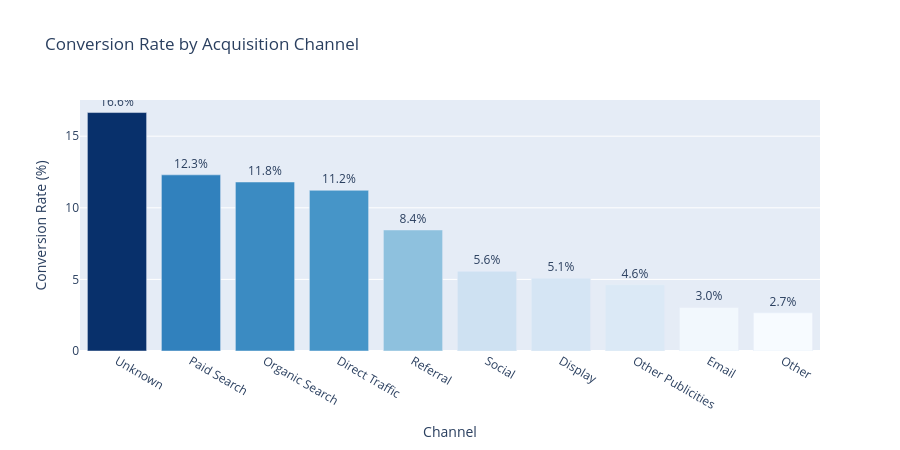

Notebook code cell kept with this figure:
### Markdown cell above
### 4.3 Conversion Rate by Origin Channel

### Code cell
cvr_by_origin = df.groupby('origin_clean').agg(
    total=('converted', 'count'),
    converted=('converted', 'sum')
).reset_index()
cvr_by_origin['cvr'] = (cvr_by_origin['converted'] / cvr_by_origin['total'] * 100).round(2)
cvr_by_origin = cvr_by_origin.sort_values('cvr', ascending=False)

fig = px.bar(cvr_by_origin, x='origin_clean', y='cvr',
             text='cvr', color='cvr',
             color_continuous_scale='Blues',
             labels={'origin_clean': 'Channel', 'cvr': 'Conversion Rate (%)'},
             title='Conversion Rate by Acquisition Channel')
fig.update_traces(texttemplate='%{text:.1f}%', textposition='outside')
fig.update_layout(coloraxis_showscale=False, height=450)
fig.show()

### Figure 1 — Plotly figure (JSON) as saved in the notebook; plotly's stock layout.template omitted (floating-point values rounded to 4 significant figures)
{"data": [{"alignmentgroup": "True", "hovertemplate": "Channel=%{x}<br>Conversion Rate (%)=%{marker.color}<extra></extra>", "legendgroup": "", "marker": {"color": [16.65, 12.3, 11.8, 11.22, 8.45, 5.56, 5.08, 4.62, 3.04, 2.67], "coloraxis": "coloraxis", "pattern": {"shape": ""}}, "name": "", "offsetgroup": "", "orientation": "v", "showlegend": false, "text": [16.65, 12.3, 11.8, 11.22, 8.45, 5.56, 5.08, 4.62, 3.04, 2.67], "textposition": "outside", "texttemplate": "%{text:.1f}%", "type": "bar", "x": ["Unknown", "Paid Search", "Organic Search", "Direct Traffic", "Referral", "Social", "Display", "Other Publicities", "Email", "Other"], "xaxis": "x", "y": [16.65, 12.3, 11.8, 11.22, 8.45, 5.56, 5.08, 4.62, 3.04, 2.67], "yaxis": "y"}], "layout": {"barmode": "relative", "coloraxis": {"colorbar": {"title": {"text": "Conversion Rate (%)"}}, "colorscale": [[0, "rgb(247,251,255)"], [0.125, "rgb(222,235,247)"], [0.25, "rgb(198,219,239)"], [0.375, "rgb(158,202,225)"], [0.5, "rgb(107,174,214)"], [0.625, "rgb(66,146,198)"], [0.75, "rgb(33,113,181)"], [0.875, "rgb(8,81,156)"], [1, "rgb(8,48,107)"]], "showscale": false}, "height": 450, "legend": {"tracegroupgap": 0}, "title": {"text": "Conversion Rate by Acquisition Channel"}, "xaxis": {"anchor": "y", "domain": [0, 1], "title": {"text": "Channel"}}, "yaxis": {"anchor": "x", "domain": [0, 1], "title": {"text": "Conversion Rate (%)"}}}}
